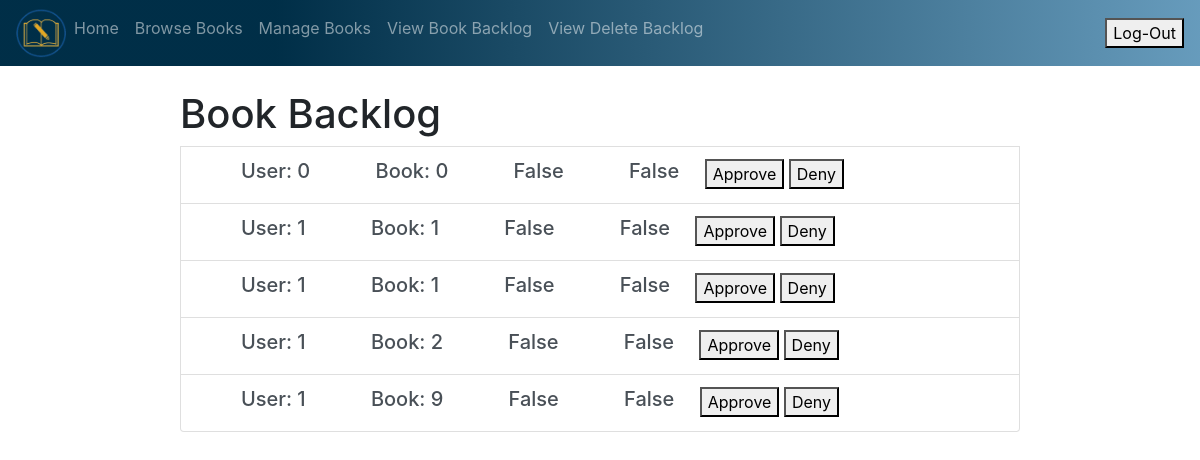
/view_book_backlog (signed in), run on the app's committed database.
### app/models.py (models this page shows)
class CheckoutApproval(db.Model):
    id = db.Column(db.Integer, primary_key=True)
    user_id = db.Column(db.Integer, db.ForeignKey('user.id'), nullable=False)
    book_id = db.Column(db.Integer, db.ForeignKey('book.id'), nullable=False)
    approved_by_librarian = db.Column(db.Boolean, default=False)
    approved_by_assistant = db.Column(db.Boolean, default=False)

### app/routes.py (the view)
@myapp_obj.route('/view_book_backlog', methods=['GET'])
def book_backlog():
    backlog_count = CheckoutApproval.query.count()
    checkout_backlog = CheckoutApproval.query.all()
    return render_template('view_book_backlog.html', title='Book Backlog', role=current_user.role, backlog=checkout_backlog, count=backlog_count)

### app/models.py (called while the page is built)
@login_manager.user_loader
def load_user(user_id):
    return User.query.get(int(user_id))

### app/templates/view_book_backlog.html (shortened to what this page needs)
<!doctype html>
<html lang="en">
  <head>
    <link rel="stylesheet" href="https://cdn.jsdelivr.net/npm/bootstrap@4.3.1/dist/css/bootstrap.min.css">
    <link href="{{url_for('static', filename='books.css')}}" rel="stylesheet">
  </head>
  <body>
   <nav class="navbar navbar-expand-lg navbar-dark" style="background: linear-gradient(90deg, hsla(201, 100%, 14%, 1) 23%, hsla(203, 39%, 57%, 1) 100%);">
    <div class="collapse navbar-collapse" id="navbarNav">
      <ul class="navbar-nav">
        <img src = "static/img.png" class = "logo" width="50px">
        <li class="nav-item">
          <a class="nav-link" href="/home">Home <span class="sr-only">(current)</span></a>
        </li>
        <li class="nav-item">
            <a class="nav-link" href="/browse_books">Browse Books<span class="sr-only">(current)</span></a>
        </li>
        <li class="nav-item">
          <a class="nav-link" href="/manage_books">Manage Books<span class="sr-only">(current)</span></a>
        </li>
        {% if role == "Admin" %}
          <li class="nav-item">
            <a class="nav-link" href="/view_book_backlog">View Book Backlog<span class="sr-only">(current)</span></a>
          </li>
          <li class="nav-item">
            <a class="nav-link" href="/view_delete_backlog">View Delete Backlog<span class="sr-only">(current)</span></a>
          </li>
        {% elif role == "Librarian" or role == "Library Assistant" %}
          <li class="nav-item">
            <a class="nav-link" href="/view_book_backlog">View Book Backlog<span class="sr-only">(current)</span></a>
          </li>
        {% endif %}
      </ul>
    </div>
    <form method="post" action="/home">
      <button type="submit" value="Log-Out" name="logOut">Log-Out</button>
    </form>
</nav>
<div class ="background-home">
    <div class="list_books">
    <h1>Book Backlog</h1>
        {%if count > 0%}
            {%for request in backlog%}
                <div class="list-group-item list-group-item-action" aria-current="true">
                    <div class="d-flex w-100">
                        <h5>User: {{request.user_id}} &emsp;</h5>
                        <h5>Book: {{request.book_id}} &emsp;</h5>
                        <h5>{{request.approved_by_librarian}} &emsp;</h5>
                        <h5>{{request.approved_by_assistant}} &emsp;</h5>
                        <form method="post" action="/approve">
                            <button type="submit" value="approve" name="approve">Approve</button>
                            <button type="submit" value="deny" name="deny">Deny</button>
                        </form>
                    </div>
                </div>
            {%endfor%}
        {%endif%}
    </div>
</div>
  </body>
</html>

### app/static/books.css (style rules this page uses)
.list_books { padding-top:2%; margin-left:15%; margin-right:15%; }
h5 { padding-left: 5%; }

### data on the page
CheckoutApproval: user_id "0", book_id "0", approved_by_librarian "False", approved_by_assistant "False"
CheckoutApproval: user_id "1", book_id "1", approved_by_librarian "False", approved_by_assistant "False"
CheckoutApproval: user_id "1", book_id "1", approved_by_librarian "False", approved_by_assistant "False"
CheckoutApproval: user_id "1", book_id "2", approved_by_librarian "False", approved_by_assistant "False"
CheckoutApproval: user_id "1", book_id "9", approved_by_librarian "False", approved_by_assistant "False"
